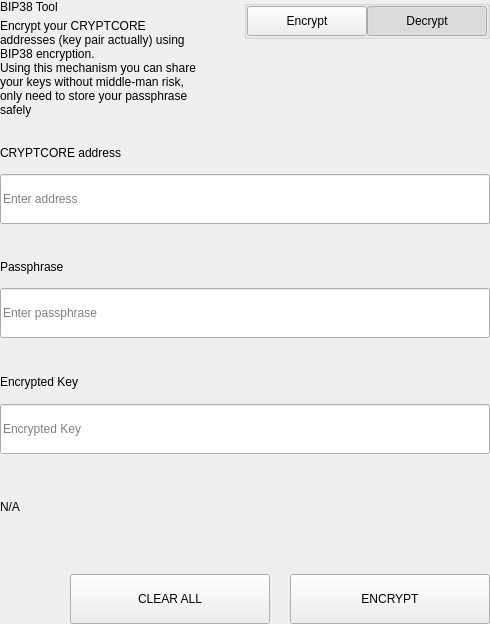
<?xml version="1.0" encoding="UTF-8"?>
<ui version="4.0">
 <class>SettingsBitToolWidget</class>
 <widget class="QWidget" name="SettingsBitToolWidget">
  <property name="geometry">
   <rect>
    <x>0</x>
    <y>0</y>
    <width>490</width>
    <height>624</height>
   </rect>
  </property>
  <property name="windowTitle">
   <string>Form</string>
  </property>
  <layout class="QVBoxLayout" name="verticalLayout">
   <property name="spacing">
    <number>0</number>
   </property>
   <property name="leftMargin">
    <number>0</number>
   </property>
   <property name="topMargin">
    <number>0</number>
   </property>
   <property name="rightMargin">
    <number>0</number>
   </property>
   <property name="bottomMargin">
    <number>0</number>
   </property>
   <item>
    <widget class="QWidget" name="left" native="true">
     <layout class="QVBoxLayout" name="verticalLayout_3">
      <property name="leftMargin">
       <number>0</number>
      </property>
      <property name="topMargin">
       <number>0</number>
      </property>
      <property name="rightMargin">
       <number>0</number>
      </property>
      <property name="bottomMargin">
       <number>0</number>
      </property>
      <item>
       <layout class="QVBoxLayout" name="verticalLayout_2">
        <property name="spacing">
         <number>0</number>
        </property>
        <item>
         <layout class="QHBoxLayout" name="horizontalLayout_3" stretch="3,1">
          <property name="spacing">
           <number>40</number>
          </property>
          <item>
           <layout class="QVBoxLayout" name="verticalLayoutTitle">
            <property name="spacing">
             <number>5</number>
            </property>
            <item>
             <widget class="QLabel" name="labelTitle">
              <property name="text">
               <string>BIP38 Tool</string>
              </property>
             </widget>
            </item>
            <item>
             <widget class="QLabel" name="labelSubtitle1">
              <property name="text">
               <string>Encrypt your CRYPTCORE addresses (key pair actually) using BIP38 encryption.
Using this mechanism you can share your keys without middle-man risk, only need to store your passphrase safely</string>
              </property>
              <property name="wordWrap">
               <bool>true</bool>
              </property>
             </widget>
            </item>
           </layout>
          </item>
          <item alignment="Qt::AlignTop">
           <widget class="QGroupBox" name="groupBox">
            <property name="title">
             <string/>
            </property>
            <property name="alignment">
             <set>Qt::AlignLeading|Qt::AlignLeft|Qt::AlignTop</set>
            </property>
            <layout class="QHBoxLayout" name="horizontalLayout_4">
             <property name="spacing">
              <number>0</number>
             </property>
             <property name="leftMargin">
              <number>0</number>
             </property>
             <property name="topMargin">
              <number>0</number>
             </property>
             <property name="rightMargin">
              <number>0</number>
             </property>
             <property name="bottomMargin">
              <number>0</number>
             </property>
             <item>
              <spacer name="horizontalSpacer">
               <property name="orientation">
                <enum>Qt::Horizontal</enum>
               </property>
               <property name="sizeHint" stdset="0">
                <size>
                 <width>40</width>
                 <height>20</height>
                </size>
               </property>
              </spacer>
             </item>
             <item>
              <widget class="QPushButton" name="pushLeft">
               <property name="minimumSize">
                <size>
                 <width>120</width>
                 <height>30</height>
                </size>
               </property>
               <property name="maximumSize">
                <size>
                 <width>120</width>
                 <height>30</height>
                </size>
               </property>
               <property name="focusPolicy">
                <enum>Qt::NoFocus</enum>
               </property>
               <property name="text">
                <string>Encrypt</string>
               </property>
               <property name="checkable">
                <bool>true</bool>
               </property>
               <property name="autoExclusive">
                <bool>true</bool>
               </property>
              </widget>
             </item>
             <item>
              <widget class="QPushButton" name="pushRight">
               <property name="minimumSize">
                <size>
                 <width>120</width>
                 <height>30</height>
                </size>
               </property>
               <property name="maximumSize">
                <size>
                 <width>120</width>
                 <height>30</height>
                </size>
               </property>
               <property name="focusPolicy">
                <enum>Qt::NoFocus</enum>
               </property>
               <property name="text">
                <string>Decrypt</string>
               </property>
               <property name="checkable">
                <bool>true</bool>
               </property>
               <property name="checked">
                <bool>true</bool>
               </property>
               <property name="autoExclusive">
                <bool>true</bool>
               </property>
              </widget>
             </item>
            </layout>
           </widget>
          </item>
         </layout>
        </item>
        <item>
         <widget class="QStackedWidget" name="stackedWidget">
          <property name="currentIndex">
           <number>1</number>
          </property>
          <widget class="QWidget" name="pageDecrypt">
           <layout class="QVBoxLayout" name="verticalLayout_5">
            <property name="spacing">
             <number>0</number>
            </property>
            <property name="leftMargin">
             <number>0</number>
            </property>
            <property name="topMargin">
             <number>0</number>
            </property>
            <property name="rightMargin">
             <number>0</number>
            </property>
            <property name="bottomMargin">
             <number>0</number>
            </property>
            <item>
             <widget class="QWidget" name="widget" native="true">
              <property name="minimumSize">
               <size>
                <width>0</width>
                <height>100</height>
               </size>
              </property>
              <layout class="QVBoxLayout" name="verticalLayout_4">
               <property name="spacing">
                <number>0</number>
               </property>
               <property name="leftMargin">
                <number>0</number>
               </property>
               <property name="topMargin">
                <number>0</number>
               </property>
               <property name="rightMargin">
                <number>0</number>
               </property>
               <property name="bottomMargin">
                <number>0</number>
               </property>
               <item>
                <spacer name="verticalSpacer_2">
                 <property name="orientation">
                  <enum>Qt::Vertical</enum>
                 </property>
                 <property name="sizeType">
                  <enum>QSizePolicy::Fixed</enum>
                 </property>
                 <property name="sizeHint" stdset="0">
                  <size>
                   <width>20</width>
                   <height>20</height>
                  </size>
                 </property>
                </spacer>
               </item>
               <item>
                <layout class="QHBoxLayout" name="horizontalLayout_6" stretch="2">
                 <property name="spacing">
                  <number>0</number>
                 </property>
                 <item>
                  <layout class="QVBoxLayout" name="verticalLayout_7">
                   <property name="spacing">
                    <number>9</number>
                   </property>
                   <item>
                    <widget class="QLabel" name="labelSubtitleKey">
                     <property name="minimumSize">
                      <size>
                       <width>0</width>
                       <height>20</height>
                      </size>
                     </property>
                     <property name="maximumSize">
                      <size>
                       <width>16777215</width>
                       <height>20</height>
                      </size>
                     </property>
                     <property name="text">
                      <string>Encrypted key</string>
                     </property>
                    </widget>
                   </item>
                   <item>
                    <widget class="QLineEdit" name="lineEditKey">
                     <property name="minimumSize">
                      <size>
                       <width>0</width>
                       <height>50</height>
                      </size>
                     </property>
                     <property name="maximumSize">
                      <size>
                       <width>16777215</width>
                       <height>50</height>
                      </size>
                     </property>
                     <property name="placeholderText">
                      <string>Enter a encrypted key</string>
                     </property>
                    </widget>
                   </item>
                  </layout>
                 </item>
                </layout>
               </item>
               <item>
                <spacer name="verticalSpacer_3">
                 <property name="orientation">
                  <enum>Qt::Vertical</enum>
                 </property>
                 <property name="sizeType">
                  <enum>QSizePolicy::Fixed</enum>
                 </property>
                 <property name="sizeHint" stdset="0">
                  <size>
                   <width>20</width>
                   <height>20</height>
                  </size>
                 </property>
                </spacer>
               </item>
               <item>
                <layout class="QVBoxLayout" name="verticalLayout_9">
                 <property name="spacing">
                  <number>9</number>
                 </property>
                 <item>
                  <widget class="QLabel" name="labelSubtitlePassphrase">
                   <property name="maximumSize">
                    <size>
                     <width>16777215</width>
                     <height>20</height>
                    </size>
                   </property>
                   <property name="text">
                    <string>Passphrase</string>
                   </property>
                  </widget>
                 </item>
                 <item>
                  <widget class="QLineEdit" name="lineEditPassphrase">
                   <property name="minimumSize">
                    <size>
                     <width>0</width>
                     <height>50</height>
                    </size>
                   </property>
                   <property name="maximumSize">
                    <size>
                     <width>16777215</width>
                     <height>50</height>
                    </size>
                   </property>
                   <property name="placeholderText">
                    <string>Enter a passphrase</string>
                   </property>
                  </widget>
                 </item>
                </layout>
               </item>
               <item>
                <spacer name="verticalSpacer_4">
                 <property name="orientation">
                  <enum>Qt::Vertical</enum>
                 </property>
                 <property name="sizeType">
                  <enum>QSizePolicy::Fixed</enum>
                 </property>
                 <property name="sizeHint" stdset="0">
                  <size>
                   <width>20</width>
                   <height>20</height>
                  </size>
                 </property>
                </spacer>
               </item>
               <item>
                <widget class="QWidget" name="widget_3" native="true">
                 <property name="sizePolicy">
                  <sizepolicy hsizetype="Preferred" vsizetype="Fixed">
                   <horstretch>0</horstretch>
                   <verstretch>0</verstretch>
                  </sizepolicy>
                 </property>
                 <layout class="QVBoxLayout" name="verticalLayout_10">
                  <property name="spacing">
                   <number>9</number>
                  </property>
                  <property name="leftMargin">
                   <number>0</number>
                  </property>
                  <property name="topMargin">
                   <number>0</number>
                  </property>
                  <property name="rightMargin">
                   <number>0</number>
                  </property>
                  <property name="bottomMargin">
                   <number>0</number>
                  </property>
                  <item>
                   <widget class="QLabel" name="labelSubtitleDecryptResult">
                    <property name="minimumSize">
                     <size>
                      <width>0</width>
                      <height>20</height>
                     </size>
                    </property>
                    <property name="maximumSize">
                     <size>
                      <width>16777215</width>
                      <height>20</height>
                     </size>
                    </property>
                    <property name="text">
                     <string>Decrypted address result</string>
                    </property>
                   </widget>
                  </item>
                  <item>
                   <widget class="QWidget" name="widget_4" native="true">
                    <layout class="QHBoxLayout" name="horizontalLayout" stretch="6,0,1">
                     <property name="spacing">
                      <number>0</number>
                     </property>
                     <property name="leftMargin">
                      <number>0</number>
                     </property>
                     <property name="topMargin">
                      <number>0</number>
                     </property>
                     <property name="rightMargin">
                      <number>0</number>
                     </property>
                     <property name="bottomMargin">
                      <number>0</number>
                     </property>
                     <item alignment="Qt::AlignVCenter">
                      <widget class="QLineEdit" name="lineEditDecryptResult">
                       <property name="minimumSize">
                        <size>
                         <width>0</width>
                         <height>50</height>
                        </size>
                       </property>
                       <property name="maximumSize">
                        <size>
                         <width>16777215</width>
                         <height>50</height>
                        </size>
                       </property>
                       <property name="placeholderText">
                        <string>Decrypted Address</string>
                       </property>
                      </widget>
                     </item>
                     <item>
                      <spacer name="horizontalSpacer_4">
                       <property name="orientation">
                        <enum>Qt::Horizontal</enum>
                       </property>
                       <property name="sizeType">
                        <enum>QSizePolicy::Fixed</enum>
                       </property>
                       <property name="sizeHint" stdset="0">
                        <size>
                         <width>20</width>
                         <height>50</height>
                        </size>
                       </property>
                      </spacer>
                     </item>
                     <item>
                      <widget class="QPushButton" name="pushButtonImport">
                       <property name="minimumSize">
                        <size>
                         <width>140</width>
                         <height>40</height>
                        </size>
                       </property>
                       <property name="text">
                        <string>Import Address</string>
                       </property>
                      </widget>
                     </item>
                    </layout>
                   </widget>
                  </item>
                 </layout>
                </widget>
               </item>
               <item>
                <widget class="QLabel" name="statusLabel_DEC">
                 <property name="maximumSize">
                  <size>
                   <width>16777215</width>
                   <height>40</height>
                  </size>
                 </property>
                 <property name="text">
                  <string/>
                 </property>
                </widget>
               </item>
               <item>
                <spacer name="verticalSpacer">
                 <property name="orientation">
                  <enum>Qt::Vertical</enum>
                 </property>
                 <property name="sizeType">
                  <enum>QSizePolicy::Preferred</enum>
                 </property>
                 <property name="sizeHint" stdset="0">
                  <size>
                   <width>20</width>
                   <height>20</height>
                  </size>
                 </property>
                </spacer>
               </item>
               <item>
                <layout class="QHBoxLayout" name="horizontalLayout_7">
                 <property name="spacing">
                  <number>0</number>
                 </property>
                 <item>
                  <spacer name="horizontalSpacer_5">
                   <property name="orientation">
                    <enum>Qt::Horizontal</enum>
                   </property>
                   <property name="sizeType">
                    <enum>QSizePolicy::Expanding</enum>
                   </property>
                   <property name="sizeHint" stdset="0">
                    <size>
                     <width>40</width>
                     <height>20</height>
                    </size>
                   </property>
                  </spacer>
                 </item>
                 <item>
                  <widget class="QPushButton" name="pushButtonDecryptClear">
                   <property name="minimumSize">
                    <size>
                     <width>200</width>
                     <height>50</height>
                    </size>
                   </property>
                   <property name="maximumSize">
                    <size>
                     <width>200</width>
                     <height>50</height>
                    </size>
                   </property>
                   <property name="text">
                    <string>CLEAR</string>
                   </property>
                  </widget>
                 </item>
                 <item>
                  <spacer name="horizontalSpacer_3">
                   <property name="orientation">
                    <enum>Qt::Horizontal</enum>
                   </property>
                   <property name="sizeType">
                    <enum>QSizePolicy::Fixed</enum>
                   </property>
                   <property name="sizeHint" stdset="0">
                    <size>
                     <width>20</width>
                     <height>20</height>
                    </size>
                   </property>
                  </spacer>
                 </item>
                 <item>
                  <widget class="QPushButton" name="pushButtonDecrypt">
                   <property name="minimumSize">
                    <size>
                     <width>200</width>
                     <height>50</height>
                    </size>
                   </property>
                   <property name="maximumSize">
                    <size>
                     <width>200</width>
                     <height>50</height>
                    </size>
                   </property>
                   <property name="text">
                    <string>DECRYPT KEY</string>
                   </property>
                  </widget>
                 </item>
                </layout>
               </item>
              </layout>
             </widget>
            </item>
           </layout>
          </widget>
          <widget class="QWidget" name="pageEncrypt">
           <layout class="QVBoxLayout" name="verticalLayout_11">
            <property name="spacing">
             <number>0</number>
            </property>
            <property name="leftMargin">
             <number>0</number>
            </property>
            <property name="topMargin">
             <number>0</number>
            </property>
            <property name="rightMargin">
             <number>0</number>
            </property>
            <property name="bottomMargin">
             <number>0</number>
            </property>
            <item>
             <spacer name="verticalSpacer_8">
              <property name="orientation">
               <enum>Qt::Vertical</enum>
              </property>
              <property name="sizeType">
               <enum>QSizePolicy::Fixed</enum>
              </property>
              <property name="sizeHint" stdset="0">
               <size>
                <width>20</width>
                <height>20</height>
               </size>
              </property>
             </spacer>
            </item>
            <item>
             <widget class="QWidget" name="containerAddressEnc" native="true">
              <layout class="QVBoxLayout" name="containerAddressEncLayout">
               <property name="spacing">
                <number>5</number>
               </property>
               <property name="leftMargin">
                <number>0</number>
               </property>
               <property name="topMargin">
                <number>0</number>
               </property>
               <property name="rightMargin">
                <number>0</number>
               </property>
               <property name="bottomMargin">
                <number>0</number>
               </property>
               <item>
                <widget class="QLabel" name="labelSubtitleAddress">
                 <property name="minimumSize">
                  <size>
                   <width>0</width>
                   <height>20</height>
                  </size>
                 </property>
                 <property name="maximumSize">
                  <size>
                   <width>16777215</width>
                   <height>20</height>
                  </size>
                 </property>
                 <property name="text">
                  <string>CRYPTCORE address</string>
                 </property>
                </widget>
               </item>
               <item>
                <widget class="QLineEdit" name="addressIn_ENC">
                 <property name="minimumSize">
                  <size>
                   <width>0</width>
                   <height>50</height>
                  </size>
                 </property>
                 <property name="placeholderText">
                  <string>Enter address</string>
                 </property>
                </widget>
               </item>
              </layout>
             </widget>
            </item>
            <item>
             <spacer name="verticalSpacer_6">
              <property name="orientation">
               <enum>Qt::Vertical</enum>
              </property>
              <property name="sizeType">
               <enum>QSizePolicy::Fixed</enum>
              </property>
              <property name="sizeHint" stdset="0">
               <size>
                <width>20</width>
                <height>20</height>
               </size>
              </property>
             </spacer>
            </item>
            <item>
             <widget class="QWidget" name="containerAddress" native="true">
              <layout class="QHBoxLayout" name="horizontalLayout_9" stretch="2">
               <property name="spacing">
                <number>0</number>
               </property>
               <property name="leftMargin">
                <number>0</number>
               </property>
               <property name="topMargin">
                <number>0</number>
               </property>
               <property name="rightMargin">
                <number>0</number>
               </property>
               <property name="bottomMargin">
                <number>0</number>
               </property>
               <item>
                <layout class="QVBoxLayout" name="verticalLayout_8">
                 <property name="spacing">
                  <number>5</number>
                 </property>
                 <item>
                  <widget class="QLabel" name="labelSubtitleMessage">
                   <property name="minimumSize">
                    <size>
                     <width>0</width>
                     <height>20</height>
                    </size>
                   </property>
                   <property name="maximumSize">
                    <size>
                     <width>16777215</width>
                     <height>20</height>
                    </size>
                   </property>
                   <property name="text">
                    <string>Passphrase</string>
                   </property>
                  </widget>
                 </item>
                 <item>
                  <widget class="QLineEdit" name="passphraseIn_ENC">
                   <property name="minimumSize">
                    <size>
                     <width>0</width>
                     <height>50</height>
                    </size>
                   </property>
                   <property name="maximumSize">
                    <size>
                     <width>16777215</width>
                     <height>50</height>
                    </size>
                   </property>
                   <property name="placeholderText">
                    <string>Enter passphrase</string>
                   </property>
                  </widget>
                 </item>
                </layout>
               </item>
              </layout>
             </widget>
            </item>
            <item>
             <spacer name="verticalSpacer_7">
              <property name="orientation">
               <enum>Qt::Vertical</enum>
              </property>
              <property name="sizeType">
               <enum>QSizePolicy::Fixed</enum>
              </property>
              <property name="sizeHint" stdset="0">
               <size>
                <width>20</width>
                <height>20</height>
               </size>
              </property>
             </spacer>
            </item>
            <item>
             <widget class="QWidget" name="widget_2" native="true">
              <property name="minimumSize">
               <size>
                <width>0</width>
                <height>75</height>
               </size>
              </property>
              <property name="maximumSize">
               <size>
                <width>16777215</width>
                <height>16777215</height>
               </size>
              </property>
              <layout class="QVBoxLayout" name="verticalLayout_6">
               <property name="leftMargin">
                <number>0</number>
               </property>
               <property name="topMargin">
                <number>0</number>
               </property>
               <property name="rightMargin">
                <number>0</number>
               </property>
               <property name="bottomMargin">
                <number>0</number>
               </property>
               <item>
                <widget class="QLabel" name="labelSubtitleEncryptedKey">
                 <property name="minimumSize">
                  <size>
                   <width>0</width>
                   <height>20</height>
                  </size>
                 </property>
                 <property name="maximumSize">
                  <size>
                   <width>16777215</width>
                   <height>20</height>
                  </size>
                 </property>
                 <property name="text">
                  <string>Encrypted Key</string>
                 </property>
                </widget>
               </item>
               <item>
                <widget class="QLineEdit" name="encryptedKeyOut_ENC">
                 <property name="minimumSize">
                  <size>
                   <width>0</width>
                   <height>50</height>
                  </size>
                 </property>
                 <property name="placeholderText">
                  <string>Encrypted Key</string>
                 </property>
                </widget>
               </item>
              </layout>
             </widget>
            </item>
            <item>
             <widget class="QLabel" name="statusLabel_ENC">
              <property name="text">
               <string notr="true">N/A</string>
              </property>
             </widget>
            </item>
            <item>
             <spacer name="verticalSpacer_5">
              <property name="orientation">
               <enum>Qt::Vertical</enum>
              </property>
              <property name="sizeType">
               <enum>QSizePolicy::Fixed</enum>
              </property>
              <property name="sizeHint" stdset="0">
               <size>
                <width>20</width>
                <height>20</height>
               </size>
              </property>
             </spacer>
            </item>
            <item>
             <layout class="QHBoxLayout" name="horizontalLayout_8">
              <property name="spacing">
               <number>0</number>
              </property>
              <item>
               <spacer name="horizontalSpacer_6">
                <property name="orientation">
                 <enum>Qt::Horizontal</enum>
                </property>
                <property name="sizeType">
                 <enum>QSizePolicy::Expanding</enum>
                </property>
                <property name="sizeHint" stdset="0">
                 <size>
                  <width>40</width>
                  <height>20</height>
                 </size>
                </property>
               </spacer>
              </item>
              <item>
               <widget class="QPushButton" name="pushButtonClear">
                <property name="minimumSize">
                 <size>
                  <width>200</width>
                  <height>50</height>
                 </size>
                </property>
                <property name="focusPolicy">
                 <enum>Qt::NoFocus</enum>
                </property>
                <property name="text">
                 <string>CLEAR ALL</string>
                </property>
               </widget>
              </item>
              <item>
               <spacer name="horizontalSpacer_2">
                <property name="orientation">
                 <enum>Qt::Horizontal</enum>
                </property>
                <property name="sizeType">
                 <enum>QSizePolicy::Fixed</enum>
                </property>
                <property name="sizeHint" stdset="0">
                 <size>
                  <width>20</width>
                  <height>20</height>
                 </size>
                </property>
               </spacer>
              </item>
              <item>
               <widget class="QPushButton" name="pushButtonEncrypt">
                <property name="minimumSize">
                 <size>
                  <width>200</width>
                  <height>50</height>
                 </size>
                </property>
                <property name="maximumSize">
                 <size>
                  <width>200</width>
                  <height>50</height>
                 </size>
                </property>
                <property name="focusPolicy">
                 <enum>Qt::NoFocus</enum>
                </property>
                <property name="text">
                 <string>ENCRYPT</string>
                </property>
               </widget>
              </item>
             </layout>
            </item>
           </layout>
          </widget>
         </widget>
        </item>
       </layout>
      </item>
     </layout>
    </widget>
   </item>
  </layout>
 </widget>
 <resources/>
 <connections/>
</ui>
